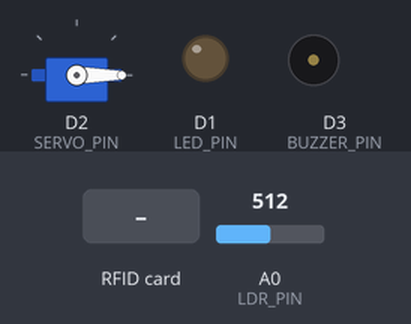
Simulated run of this sketch. Board: ESP8266 (NodeMCU). On the bench: servo, output pins drawn as LEDs (lit = HIGH), buzzer (waves = sounding, pin HIGH). The test bench sets the inputs (shaded band); at power-on: A0 (LDR_PIN) = 512. WiFi joins after 1.5 s; servers stay silent unless stated; network time is answered at once with the bench clock; the local clock reads 2024-03-15 10:24:30 at power-on unless the sketch sets it; what the sketch prints to the serial monitor is not drawn.

Above: at 2.8 s.
2.9 s: A0 (LDR_PIN) set to 793
4.9 s: A0 (LDR_PIN) set to 819
At 8.8 s:
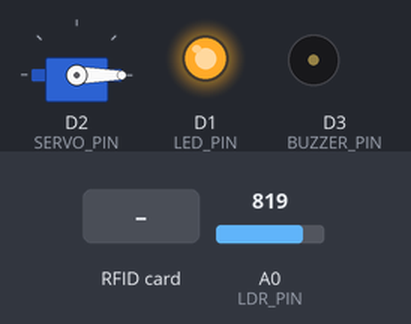
9.0 s: RFID card 33 6F F3 1A held to the reader
At 10.5 s:
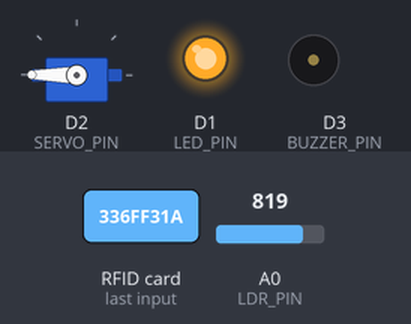
13.1 s: RFID card 4C 66 12 49 held to the reader
15.7 s: A0 (LDR_PIN) set to 790
At 16.7 s:
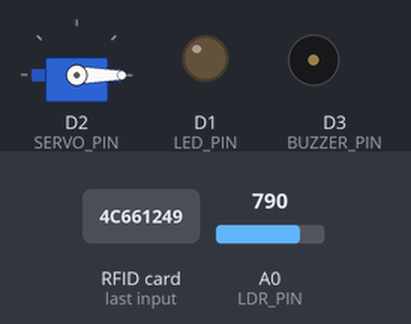
Timing chart, 0 to 18.7 s (numbered marks = the images above; inputs shaded):
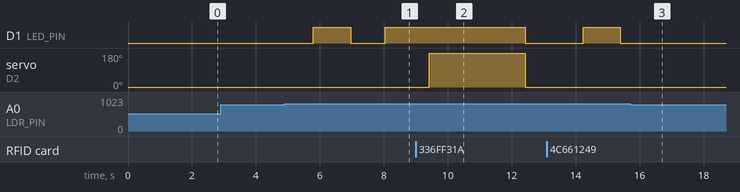

The sketch:

attendence_system.ino
```cpp
#include <SPI.h>
#include <MFRC522.h>
#include <NTPClient.h>
#include <WiFiUdp.h>
#include <ESP8266WiFi.h>
#include <Servo.h>

// definitions
#define CLASS_TIME_IN_MINUTE 15
#define ENTERANCE_DEADLINE_IN_MINUTE 10

// create servo object to control the door
Servo myservo;

// students' information variables
const int NUMBER_OF_STUDENTS = 2;
const String student_name[] = {"A. Alibakhshi", "N. Hajisobhani"};
const String student_tags[] = {"336ff31a", "4c661249"};
bool is_student_present[] = {false, false}; // [is_AMIRHOSSEIN_ALIBAKHSHI_present, is_NEGIN_HAJISOBHANI_present]

// global variables
bool is_instructor_in_class = false; // a boolean variable for saving the LED's state
unsigned long start_time;
unsigned long enterance_deadline;
unsigned long end_time;
bool is_class_started = false;
bool is_deadline_missed = false;
bool is_class_ended = false;

// pins
const int SERVO_PIN = 4; // assiging servo pin: D2
const int LDR_PIN = A0; // assiging LDR pin: A0
const int LED_PIN = 5;  // assiging LED pin: D1
const int BUZZER_PIN = 0; // assiging buzzer pin: D3
const int SS_PIN = D8; // assiging RFID SS pin: D8
const int RST_PIN = D0; // assiging RFID RST pin: D0

// initating RFID
MFRC522 rfid(SS_PIN, RST_PIN); // Instance of the class
MFRC522::MIFARE_Key key;

// Init array that will store new NUID
byte nuidPICC[4];

// informations and instances for connecting to the internet
WiFiUDP ntpUDP;
NTPClient timeClient(ntpUDP, "pool.ntp.org");
const char *ssid     = "<SSID>";
const char *password = "<PASSWORD>";

// function prototypes
void check_instructor_attendance(void);
void print_current_time(void);
void start_class(void);
void print_class_time_info (void);
void check_class_time(void);
void print_class_result(void);
void waiting_for_studants(void);
void print_tag_information(String);
void print_hex(byte*, byte);
void print_decimal(byte*, byte);
void get_time_after_x_sec(int, int, int, int);
void validate_attendance(String);
void open_door_for_students(String);
void buzz(void);
String get_student_tag(byte*, byte);
String get_student_name_by_tag(String);

void setup() {
  pinMode(LED_PIN, OUTPUT);
  pinMode(BUZZER_PIN, OUTPUT);
  digitalWrite(BUZZER_PIN, LOW);

  Serial.begin(9600);
  SPI.begin(); // Init SPI bus

  myservo.attach(SERVO_PIN);  // attaching servo to the servo object
  myservo.write(0);

  rfid.PCD_Init(); // Init MFRC522
  Serial.println();
  Serial.print(F("Reader :"));
  rfid.PCD_DumpVersionToSerial();
  for (byte i = 0; i < 6; i++) {
    key.keyByte[i] = 0xFF;
  }

  WiFi.begin(ssid, password); // connecting to the internet for getting the time
  while (WiFi.status() != WL_CONNECTED) {
    delay(500);
    Serial.print(".");
  }

  timeClient.begin();
  timeClient.setTimeOffset(16200); // GMT+4:30 (4.5*3600)
  timeClient.update();
  Serial.println();
  print_current_time();
  Serial.println("Connected to the Internet!");
  Serial.println("Waiting for the instructor to start the class...");
}

void loop() {
  timeClient.update();
  check_instructor_attendance();
  check_class_time();
  waiting_for_studants();
}

void check_instructor_attendance() {
  bool is_button_pressed = analogRead(LDR_PIN) > 800;
  if (is_button_pressed) {
    is_instructor_in_class = !is_instructor_in_class;
    digitalWrite(LED_PIN, is_instructor_in_class ? HIGH : LOW);
    if (is_class_started && !is_instructor_in_class) {
      print_current_time();
      Serial.println("The instructor left the class!");
      is_class_started = false;
      is_deadline_missed = false;
      is_class_ended = false;
      for (int i = 0; i < NUMBER_OF_STUDENTS ; i++)
        is_student_present[i] = false;
    }
  }
  if (is_instructor_in_class && !is_class_started) {
    start_class();
  }
  delay(1000); // waiting for the LDR to be in a lighter place
}

void start_class() {
  is_class_started = true;
  start_time = timeClient.getEpochTime();
  // TODO: Convert 1 to 60
  enterance_deadline = start_time + 1.5 * ENTERANCE_DEADLINE_IN_MINUTE;
  end_time = start_time + 1.5 * CLASS_TIME_IN_MINUTE;
  print_class_time_info();
}

void print_class_time_info () {
  print_current_time();
  Serial.println("Class Started!");
  int seconds = timeClient.getSeconds();
  int minutes = timeClient.getMinutes();
  int hours = timeClient.getHours();
  Serial.print("  - Start Time : ");
  Serial.println(timeClient.getFormattedTime());
  Serial.print("  - Deadline   : ");
  // TODO: convert 1 to 60
  get_time_after_x_sec(hours, minutes, seconds, 1.5 * ENTERANCE_DEADLINE_IN_MINUTE);
  Serial.print("  - End Time   : ");
  get_time_after_x_sec(hours, minutes, seconds, 1.5 * CLASS_TIME_IN_MINUTE);
}

void get_time_after_x_sec(int hour, int minute, int second, int offset_in_seconds) {
  second += offset_in_seconds;
  if (second >= 60) {
    minute += second / 60;
    second = second % 60;
  }
  if (minute >= 60) {
    hour += minute / 60;
    minute = minute % 60;
  }
  if (hour >= 24) {
    hour = hour % 24;
  }
  Serial.print(hour);
  Serial.print(":");
  Serial.print(minute);
  Serial.print(":");
  Serial.println(second);
}

void check_class_time() {
  if (is_class_started) {
    unsigned long current_time = timeClient.getEpochTime();
    if (current_time >= end_time && !is_class_ended) {
      is_class_ended = true;
      print_current_time();
      Serial.println("The Class has been ended!");
      print_class_result();
    } else if (current_time >= enterance_deadline && !is_deadline_missed) {
      is_deadline_missed = true;
      print_current_time();
      Serial.println("No one can enter the class anymore!");
    }
  }
}

void print_class_result() {
  for (int i = 0; i < NUMBER_OF_STUDENTS ; i++) {
    Serial.print("  - ");
    Serial.print(student_name[i]);
    Serial.print(": \t");
    Serial.println(is_student_present[i] ? "PRESENT" : "ABSENT");
  }
}

void waiting_for_studants() {
  // Reset the loop if no new card present on the sensor/reader. This saves the entire process when idle.
  if ( ! rfid.PICC_IsNewCardPresent()) return;

  // Verify if the NUID has been readed
  if ( ! rfid.PICC_ReadCardSerial()) return;

  print_current_time();
  Serial.println("A tag was detectad!");
  String student_tag = get_student_tag(rfid.uid.uidByte, rfid.uid.size);
  print_tag_information(student_tag);

  if (!is_class_started) {
    Serial.println("The class has not started yet!");
    delay(500);
    return;
  }

  validate_attendance(student_tag);

  // Halt PICC
  rfid.PICC_HaltA();

  // Stop encryption on PCD
  rfid.PCD_StopCrypto1();
}

void print_tag_information(String student_tag) {
  Serial.print("  - PICC type       : ");
  MFRC522::PICC_Type piccType = rfid.PICC_GetType(rfid.uid.sak);
  Serial.println(rfid.PICC_GetTypeName(piccType));
  // Check is the PICC of Classic MIFARE type
  if (piccType != MFRC522::PICC_TYPE_MIFARE_MINI &&
      piccType != MFRC522::PICC_TYPE_MIFARE_1K &&
      piccType != MFRC522::PICC_TYPE_MIFARE_4K) {
    Serial.println(F("Your tag is not of type MIFARE Classic."));
    return;
  }

  // Store NUID into nuidPICC array
  for (byte i = 0; i < 4; i++) {
    nuidPICC[i] = rfid.uid.uidByte[i];
  }

  Serial.print("  - Tag Information :");
  print_hex(rfid.uid.uidByte, rfid.uid.size);
  Serial.print(" (");
  print_decimal(rfid.uid.uidByte, rfid.uid.size);
  Serial.println(")");

  Serial.print("  - Student Name    : ");
  Serial.println(get_student_name_by_tag(student_tag));
}

void print_hex(byte *buffer, byte bufferSize) {
  for (byte i = 0; i < bufferSize; i++) {
    Serial.print(buffer[i] < 0x10 ? " 0" : " ");
    Serial.print(buffer[i], HEX);
  }
}

void print_decimal(byte *buffer, byte bufferSize) {
  for (byte i = 0; i < bufferSize; i++) {
    Serial.print(buffer[i] < 0x10 ? " 0" : " ");
    Serial.print(buffer[i], DEC);
  }
}

String get_student_tag(byte *buffer, byte bufferSize) {
  String student_tag = "";
  for (byte i = 0; i < bufferSize; i++) {
    student_tag += String(buffer[i], HEX);
  }
  return student_tag;
}

String get_student_name_by_tag(String tag) {
  for (int i = 0; i < NUMBER_OF_STUDENTS; i++)
    if (student_tags[i] == tag)
      return student_name[i];
  return "Unknown Student";
}

void validate_attendance(String student_tag) {
  if (is_deadline_missed) {
    Serial.print("Sorry, you can not enter the class because ");
    Serial.println(is_class_ended ? "it is over!" : "you were too late!");
    buzz();
  } else {
    Serial.println("Welcome to the class!");
    open_door_for_students(student_tag);
  }
}

void open_door_for_students(String student_tag) {
  Serial.print("[");
  Serial.print(timeClient.getFormattedTime());
  Serial.println("] Openning the door...");
  myservo.write(180);

  for (int i = 0; i < NUMBER_OF_STUDENTS ; i++)
    if (student_tag == student_tags[i])
      is_student_present[i] = true;

  delay(3000); // leaving the door open for 3 seconds

  Serial.print("[");
  Serial.print(timeClient.getFormattedTime());
  Serial.println("] Closing the door...");
  myservo.write(0);
}

void buzz() {
  digitalWrite(BUZZER_PIN, HIGH);
  delay(1000); // active the buzzer for 1 second
  digitalWrite(BUZZER_PIN, LOW);
}

void print_current_time() {
  Serial.println("----------------------------------------------------------------------------------");
  Serial.print("[");
  Serial.print(timeClient.getFormattedTime());
  Serial.print("] ");
}
```

Measured:
- the behaviour switches between 800 and 801 on A0 (LDR_PIN) (found by bisection; images 0 and 1)
- after the input at 2.9 s, every drawn part: stays the same
- after the input at 4.9 s, D1 (LED_PIN): LOW → HIGH after 0.90 s, → LOW 1.2 s later, → HIGH 1.1 s later
- after the input at 9.0 s, servo on D2 (SERVO_PIN): 0° → 180° after 0.42 s, → 0° 3.0 s later
- after the input at 15.7 s, D1 (LED_PIN): stops changing and stays LOW
